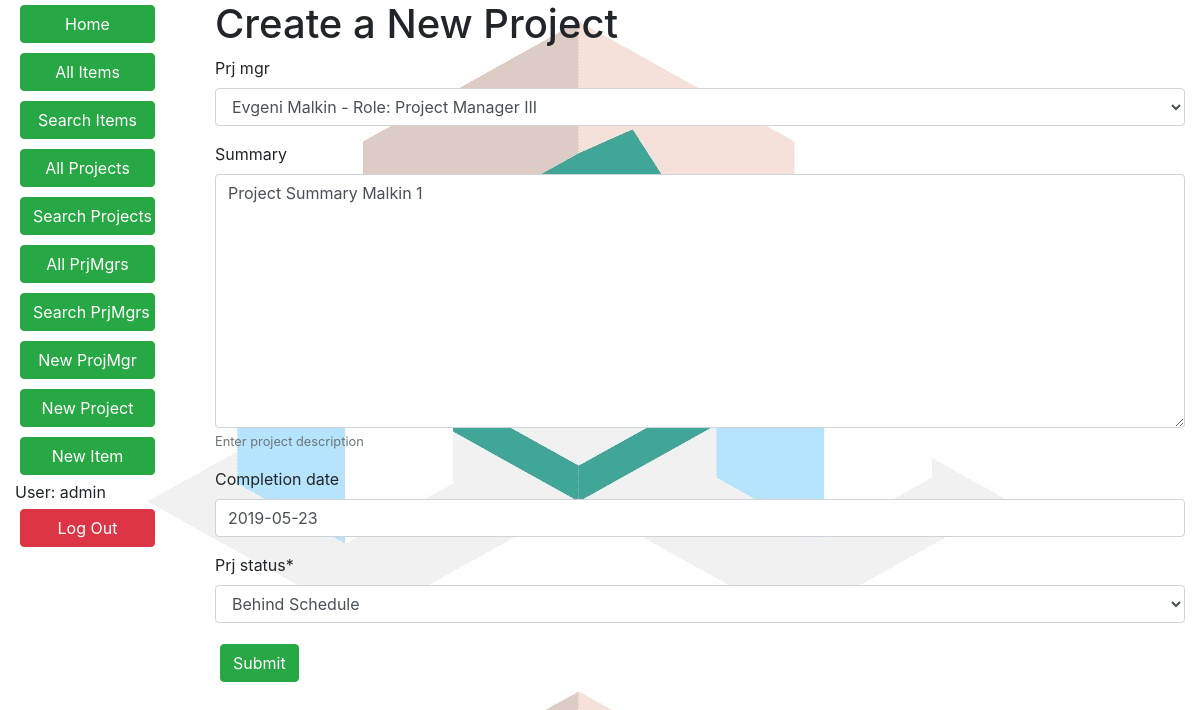
Screenshot of /resreq/project/1/update/ (signed in) with the database file from the repository.
### resreq/models.py (models this page shows, shortened)
class Project(models.Model):
    prj_num = models.AutoField(primary_key=True)
    prj_mgr = models.ForeignKey('PrjMgr', related_name='projects', on_delete=models.SET_NULL, null=True, blank=True)
    summary = models.TextField(max_length=1000, help_text="Enter project description", null=True, blank=True)
    date_created = models.DateField(auto_now=True)
    completion_date = models.DateField(null=True, blank=True)
    history = HistoricalRecords()
    PROJECT_STATUS = (
        ('Behind Schedule', 'Behind Schedule'),
        ('Complete', 'Complete'),
        ('In Progress', 'In Progress'),
        ('Scheduled', 'Scheduled'),
        ('Planning', 'Planning'),
    )
    prj_status = models.TextField(
        max_length=12,
        choices=PROJECT_STATUS,
        default='Planning'
    )

### resreq/views.py (the view)
# urls.py: path('project/<int:pk>/update/', views.ProjectUpdate.as_view(), name='project-update'),
class ProjectUpdate(LoginRequiredMixin, PermissionRequiredMixin, UpdateView):
    permission_required = 'user.is_staff'
    model = Project
    fields = '__all__'

### resreq/models.py (called while the page is built)
    def __str__(self):
        return '{0} {1} - Role: {2} '.format(self.first_name, self.last_name, self.role, self.emp_num)

### resreq/templates/resreq/project_form.html (shortened to what this page needs)
<!DOCTYPE html>
{% extends "base_generic.html" %}
{% load crispy_forms_tags %}
{% block content %}
    <h1>Create a New Project</h1>
    <form method="post" novalidate>
        {{ form|crispy }}
        <button type="submit" class="btn btn-success">Submit</button>
    </form>
{% endblock %}

### resreq/templates/base_generic.html (shortened to what this page needs)
{% load crispy_forms_tags %}
<!DOCTYPE html>
<html lang="en">
<head>
    <link rel="stylesheet" href="https://stackpath.bootstrapcdn.com/bootstrap/4.1.3/css/bootstrap.min.css"
>
    {% load static %}
    <link rel="stylesheet" href="{% static 'css/styles.css' %}">
</head>
<body>
<div class="container-fluid"  >
    <div class="row justify-content-center">
        <div class="col-sm-2">
            {% block sidebar %}
                <ul class="sidebar-nav" >
                    {% if user.is_authenticated %}
                        <form action="{% url 'index' %}">
                            <button type="submit" class="btn btn-success custom">Home</button>
                        </form>
                        <form action="{% url 'items' %}">
                            <button type="submit" class="btn btn-success custom">All Items</button>
                        </form>
                        <form action="{% url 'item-search' %}">
                            <button type="submit" class="btn btn-success custom">Search Items</button>
                        </form>
                        <form action="{% url 'projects' %}">
                            <button type="submit" class="btn btn-success custom">All Projects</button>
                        </form>
                        <form action="{% url 'project-search' %}">
                            <button type="submit" class="btn btn-success custom">Search Projects</button>
                        </form>
                        <form action="{% url 'prjmgrs' %}">
                            <button type="submit" class="btn btn-success custom">All PrjMgrs</button>
                        </form>
                        <form action="{% url 'prjmgr-search' %}">
                            <button type="submit" class="btn btn-success custom">Search PrjMgrs</button>
                        </form>
                    {% endif %}
                    {% if user.is_staff %}
                        <form action="{% url 'prjmgr-create' %}">
                            <button type="submit" class="btn btn-success custom">New ProjMgr</button>
                        </form>
                        <form action="{% url 'project-create' %}">
                            <button type="submit" class="btn btn-success custom">New Project</button>
                        </form>
                        <form action="{% url 'item-create' %}">
                            <button type="submit" class="btn btn-success custom">New Item</button>
                        </form>
                    {% endif %}
                    {% if user.is_authenticated %}
                        <li>User: {{ user.get_username }}</li>
                        <form action="{% url 'logout' %}?next={% url 'logout' %}">
                            <button type="submit" class="btn btn-danger custom">Log Out</button>
                        </form>
                    {% endif %}
                </ul>
            {% endblock %}
        </div>
        <div class="col-sm-10 ">{% block content %}{% endblock %}
        </div>
    </div>
</div>
</body>
</html>

### resreq/static/css/styles.css (style rules this page uses)
.sidebar-nav { padding: 0; list-style: none; }
.btn { margin: 5px; }
.custom { width: 135px; }
body, html { height: 100%; background-image: url(/static/onlylogo.jpg); }

### rows the page displays
Project: prj_mgr "Evgeni Malkin - Role: Project Manager III", summary "Project Summary Malkin 1", completion_date "2019-05-23", prj_status "Behind Schedule"

### other values shown
{{ user.get_username }} "admin"
